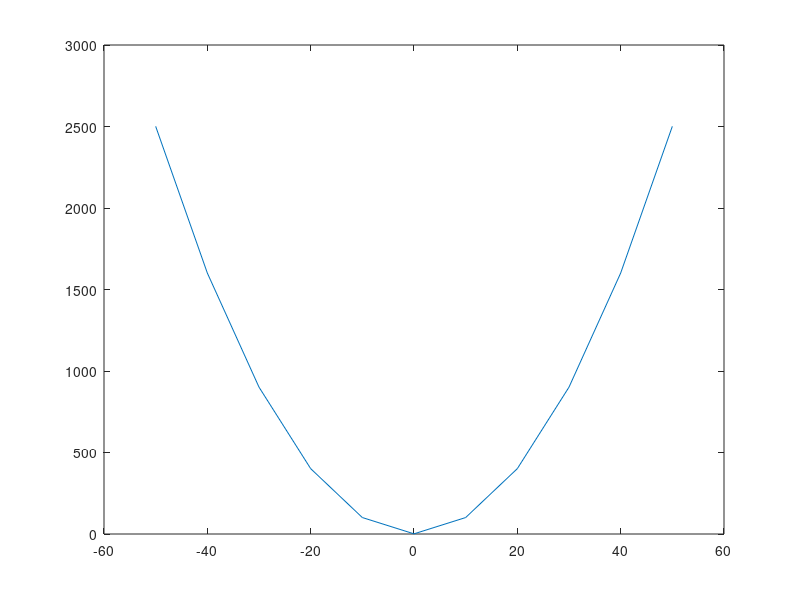

This chart was generated by the following MATLAB code:
 % Author               Adriana trejo patricio 
% Date                  202123172
% Version                1
% Usage 15                :octave> /path/inecuaciones     
% Notes                    :Requiere aplicacion octave , usar su linea de comandos
%                     : https://octaveintro.readthedocs.io/en/latest/index.html
% limpiar variables
clear
%dominio de la funcion 
x = -50:10:50;
%Reglas de correspondencia (funcion)
y =(1)+ (x.^2)
%plotear funcion 
plot(x,y)